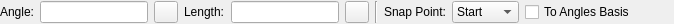
<?xml version="1.0" encoding="UTF-8"?>
<ui version="4.0">
 <class>Ui_LineAngleOptions</class>
 <widget class="QWidget" name="Ui_LineAngleOptions">
  <property name="geometry">
   <rect>
    <x>0</x>
    <y>0</y>
    <width>674</width>
    <height>24</height>
   </rect>
  </property>
  <property name="sizePolicy">
   <sizepolicy hsizetype="MinimumExpanding" vsizetype="Minimum">
    <horstretch>0</horstretch>
    <verstretch>0</verstretch>
   </sizepolicy>
  </property>
  <property name="minimumSize">
   <size>
    <width>300</width>
    <height>22</height>
   </size>
  </property>
  <property name="maximumSize">
   <size>
    <width>16777215</width>
    <height>24</height>
   </size>
  </property>
  <property name="windowTitle">
   <string>Line Angle Options</string>
  </property>
  <layout class="QGridLayout" name="gridLayout">
   <property name="leftMargin">
    <number>0</number>
   </property>
   <property name="topMargin">
    <number>1</number>
   </property>
   <property name="rightMargin">
    <number>0</number>
   </property>
   <property name="bottomMargin">
    <number>1</number>
   </property>
   <item row="0" column="7">
    <widget class="QLabel" name="lSnapPoint">
     <property name="sizePolicy">
      <sizepolicy hsizetype="Preferred" vsizetype="Minimum">
       <horstretch>0</horstretch>
       <verstretch>0</verstretch>
      </sizepolicy>
     </property>
     <property name="text">
      <string>Snap Point:</string>
     </property>
     <property name="alignment">
      <set>Qt::AlignRight|Qt::AlignTrailing|Qt::AlignVCenter</set>
     </property>
     <property name="wordWrap">
      <bool>false</bool>
     </property>
    </widget>
   </item>
   <item row="0" column="2">
    <widget class="QToolButton" name="tbPickAngle">
     <property name="toolTip">
      <string>Pick line angle from drawing</string>
     </property>
     <property name="text">
      <string/>
     </property>
     <property name="icon">
      <iconset resource="../../../../res/icons/icons.qrc">
       <normaloff>:/icons/interactive_pick_angle.lci</normaloff>:/icons/interactive_pick_angle.lci</iconset>
     </property>
    </widget>
   </item>
   <item row="0" column="0">
    <widget class="QLabel" name="lAngle">
     <property name="sizePolicy">
      <sizepolicy hsizetype="Preferred" vsizetype="Minimum">
       <horstretch>0</horstretch>
       <verstretch>0</verstretch>
      </sizepolicy>
     </property>
     <property name="maximumSize">
      <size>
       <width>16777215</width>
       <height>16777215</height>
      </size>
     </property>
     <property name="text">
      <string>Angle:</string>
     </property>
     <property name="alignment">
      <set>Qt::AlignLeading|Qt::AlignLeft|Qt::AlignVCenter</set>
     </property>
     <property name="wordWrap">
      <bool>false</bool>
     </property>
    </widget>
   </item>
   <item row="0" column="10">
    <spacer name="horizontalSpacer">
     <property name="orientation">
      <enum>Qt::Horizontal</enum>
     </property>
     <property name="sizeHint" stdset="0">
      <size>
       <width>0</width>
       <height>20</height>
      </size>
     </property>
    </spacer>
   </item>
   <item row="0" column="1">
    <widget class="QLineEdit" name="leAngle">
     <property name="sizePolicy">
      <sizepolicy hsizetype="MinimumExpanding" vsizetype="Minimum">
       <horstretch>0</horstretch>
       <verstretch>0</verstretch>
      </sizepolicy>
     </property>
     <property name="maximumSize">
      <size>
       <width>16777215</width>
       <height>32</height>
      </size>
     </property>
     <property name="toolTip">
      <string>Line angle</string>
     </property>
    </widget>
   </item>
   <item row="0" column="6">
    <widget class="Line" name="line">
     <property name="orientation">
      <enum>Qt::Vertical</enum>
     </property>
    </widget>
   </item>
   <item row="0" column="3">
    <widget class="QLabel" name="lLength">
     <property name="sizePolicy">
      <sizepolicy hsizetype="Preferred" vsizetype="Minimum">
       <horstretch>0</horstretch>
       <verstretch>0</verstretch>
      </sizepolicy>
     </property>
     <property name="maximumSize">
      <size>
       <width>16777215</width>
       <height>16777215</height>
      </size>
     </property>
     <property name="text">
      <string>Length:</string>
     </property>
     <property name="alignment">
      <set>Qt::AlignLeading|Qt::AlignLeft|Qt::AlignVCenter</set>
     </property>
     <property name="wordWrap">
      <bool>false</bool>
     </property>
    </widget>
   </item>
   <item row="0" column="4">
    <widget class="QLineEdit" name="leLength">
     <property name="sizePolicy">
      <sizepolicy hsizetype="MinimumExpanding" vsizetype="Minimum">
       <horstretch>0</horstretch>
       <verstretch>0</verstretch>
      </sizepolicy>
     </property>
     <property name="maximumSize">
      <size>
       <width>16777215</width>
       <height>32</height>
      </size>
     </property>
     <property name="toolTip">
      <string>Length of line</string>
     </property>
    </widget>
   </item>
   <item row="0" column="9">
    <widget class="QCheckBox" name="cbForAnglesBasis">
     <property name="toolTip">
      <string>If selected, line will be orhotogonal to axis of angles basis. Otherwise - to screen axis</string>
     </property>
     <property name="text">
      <string>To Angles Basis</string>
     </property>
    </widget>
   </item>
   <item row="0" column="8">
    <widget class="QComboBox" name="cbSnapPoint">
     <property name="sizePolicy">
      <sizepolicy hsizetype="Minimum" vsizetype="Minimum">
       <horstretch>0</horstretch>
       <verstretch>0</verstretch>
      </sizepolicy>
     </property>
     <property name="font">
      <font/>
     </property>
     <property name="toolTip">
      <string>Point on created line that will be placed into insertion point</string>
     </property>
     <item>
      <property name="text">
       <string>Start</string>
      </property>
     </item>
     <item>
      <property name="text">
       <string>Middle</string>
      </property>
     </item>
     <item>
      <property name="text">
       <string>End</string>
      </property>
     </item>
    </widget>
   </item>
   <item row="0" column="5">
    <widget class="QToolButton" name="tbPickLength">
     <property name="toolTip">
      <string>PIck line length from drawing</string>
     </property>
     <property name="text">
      <string/>
     </property>
     <property name="icon">
      <iconset resource="../../../../res/icons/icons.qrc">
       <normaloff>:/icons/interactive_pick_distance.lci</normaloff>:/icons/interactive_pick_distance.lci</iconset>
     </property>
    </widget>
   </item>
  </layout>
 </widget>
 <layoutdefault spacing="6" margin="0"/>
 <resources>
  <include location="../../../../res/icons/icons.qrc"/>
 </resources>
 <connections/>
 <slots>
  <slot>onAngleChanged(QString)</slot>
  <slot>updateLength(QString)</slot>
  <slot>updateSnapPoint(int)</slot>
 </slots>
</ui>
